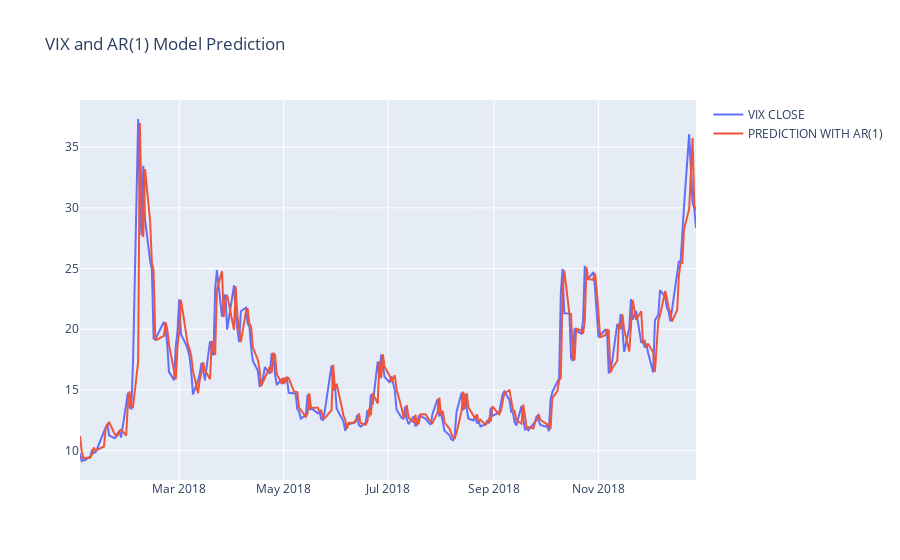

Notebook source saved alongside this figure:
### Code cell
fig = go.Figure()
fig.add_trace(
    go.Scatter(
        x=df_vix_test.index, y=df_vix_test["close"], mode="lines", name="VIX CLOSE"
    )
)
fig.add_trace(
    go.Scatter(
        x=df_vix_test.index, y=prediction, mode="lines", name="PREDICTION WITH AR(1)"
    )
)
fig.update_layout(title="VIX and AR(1) Model Prediction")
fig.show()

### Figure 1 — Plotly figure (JSON) as saved in the notebook; plotly's stock layout.template omitted (floating-point values rounded to 4 significant figures; data arrays with more than 128 entries replaced by an {"elided": "..."} marker saying what was removed)
{"data": [{"mode": "lines", "name": "VIX CLOSE", "type": "scatter", "x": {"elided": "250 str values"}, "y": {"elided": "250 float values"}}, {"mode": "lines", "name": "PREDICTION WITH AR(1)", "type": "scatter", "x": {"elided": "250 str values"}, "y": {"elided": "250 float values"}}], "layout": {"title": {"text": "VIX and AR(1) Model Prediction"}}}
